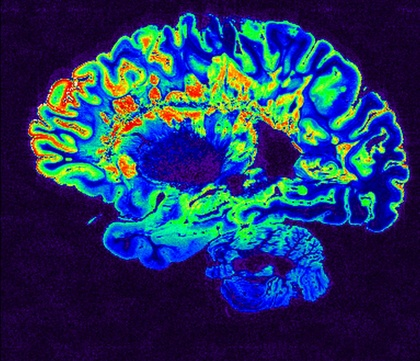
%> input picture FTDI_P5_SanchezGarzonLaura_RemuinanCidSara/MRI_pseudo_colored.jpg, 420 x 361 px, shrunk from 1024 x 879 before the run; the run also reads 1 picture not shown here
$ octave Practica_5.m   (GNU Octave 9; MATLAB toolbox functions it lacks are replaced by stand-ins)
%> lines starting %> are read from the running program, lines starting %| are printed output that depends on the picture
### FTDI_P5_SanchezGarzonLaura_RemuinanCidSara/calcular_energia.m
function energia=calcular_energia(f)
energia=sum(sum(f.*f));
end

### FTDI_P5_SanchezGarzonLaura_RemuinanCidSara/Practica_5.m
close all
clear all
clc

[ima, map] = imread('MRI_pseudo_colored.jpg');
%> ima is the input picture: size 361x420x3 uint8; mean R, G, B 34, 53.4, 97.9
%> map = []
ima=double(ima);
%> ima: size 361x420x3 double
matriz=[zeros(1,7);zeros(1,7);zeros(1,7);7,6,4,1,4,6,7;zeros(1,7);zeros(1,7);zeros(1,7)]/35;
ima_res1=imfilter(ima,matriz);
ima_res2=imfilter(ima,matriz');
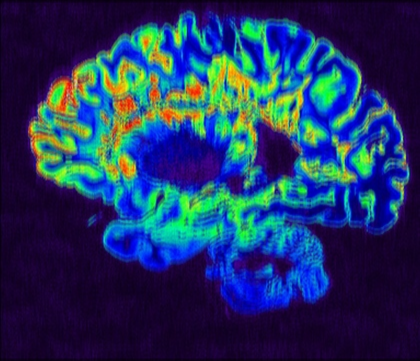
%> ima_res2: size 361x420x3 double; mean R, G, B 33.9, 53.4, 97.6
ima_res_sym=imfilter(ima,matriz,'symmetric');
ima_res_rep=imfilter(ima,matriz,'replicate');
ima_res_circ=imfilter(ima,matriz,'circular');

e_ima=calcular_energia(ima);
%> in calcular_energia, `energia = sum(sum(imagen .* imagen));`: energia = [505227900 1445388872 2145882786]
%> in calcular_energia, `energia = sum(energia(:));`: energia = 4096499558
%> e_ima = 4096499558
e_ima_res1=calcular_energia(ima);
%> e_ima_res1 = 4096499558
e_ima_res2=calcular_energia(ima);
%> e_ima_res2 = 4096499558
e_ima_res_sym=calcular_energia(ima_res_sym);
%> e_ima_res_sym = 3.78e+09
e_ima_res_rep=calcular_energia(ima_res_rep);
%> e_ima_res_rep = 3.78e+09
e_ima_res_circ=calcular_energia(ima_res_circ);
%> e_ima_res_circ = 3.78e+09

figure('Name', 'Aplicación de operadores locales lineales');
subplot(3,3,2); imshow(uint8(ima)); title(sprintf('Ima original; E=%g', e_ima)); colorbar;
subplot(3,3,4); imshow(uint8(ima_res1)); title(sprintf('Ima suav, X; E=%g', e_ima_res1)); colorbar;
subplot(3,3,6); imshow(uint8(ima_res2)); title(sprintf('Ima suavT, X; E=%g', e_ima_res2)); colorbar;
subplot(3,3,7); imshow(uint8(ima_res_sym)); title(sprintf('Im suav, sim; E=%g', e_ima_res_sym)); colorbar;
subplot(3,3,8); imshow(uint8(ima_res_rep)); title(sprintf('Ima suav, repl; E=%g', e_ima_res_rep)); colorbar;
subplot(3,3,9); imshow(uint8(ima_res_circ)); title(sprintf('Ima suav, circ; E=%g', e_ima_res_circ)); colorbar;

%% Filtros habituales
%% Suavizado con filtro de media
[ima, map] = imread('MRI_pseudo_colored.jpg');
ima=double(ima);
mask = [ones(1,3);ones(1,3);ones(1,3)]/9;
ima_res=imfilter(ima,mask);
r1 = double(ima_res(:,:,1));
g1 = double(ima_res(:,:,2));
b1 = double(ima_res(:,:,3));

r2 = double(ima(:,:,1));
g2 = double(ima(:,:,2));
b2 = double(ima(:,:,3));

rdif = (r1-r2).^2;
gdif = (g1-g2).^2;
bdif = (b1-b2).^2;

e_ima=calcular_energia(ima);
e_ima_res=calcular_energia(ima_res);
%> e_ima_res = 3.91e+09
e_ima_rdif=calcular_energia(rdif);
%> e_ima_rdif = 2.32e+10
e_ima_gdif=calcular_energia(gdif);
%> e_ima_gdif = 4.32e+10
e_ima_bdif=calcular_energia(bdif);
%> e_ima_bdif = 1.98e+10

figure('Name', 'Ejercicio 1: suavizado con filtro de media. Visualice la imagen original y la resultante tras aplicar el filtro');
subplot(2,1,1); imshow(uint8(ima)); title(sprintf('Ima original; E=%g', e_ima)); colorbar;
subplot(2,1,2); imshow(uint8(ima_res)); title(sprintf('Ima suav, X; E=%g', e_ima_res)); colorbar;

figure('Name', 'Ejercicio 1: suavizado con filtro de media. Imágenes diferencia (una por canal)');
subplot(1,3,1); imagesc(rdif); title(sprintf('Ima suavT, X; E=%g', e_ima_rdif)); colorbar;
subplot(1,3,2); imagesc(gdif); title(sprintf('Im suav, sim; E=%g', e_ima_gdif)); colorbar;
subplot(1,3,3); imagesc(bdif); title(sprintf('Ima suav, repl; E=%g', e_ima_bdif)); colorbar;

%% Comparación suavizado de imágenes
clc
close all
clear all

[ima, map] = imread('MRI_pseudo_colored.jpg');
ima=double(ima);

mask3=(1/9)*[ones(3,3)];
mask5=(1/25)*[ones(5,5)];
mask7=(1/49)*[ones(7,7)];

ima_res3=imfilter(ima,mask3);
ima_res5=imfilter(ima,mask5);
ima_res7=imfilter(ima,mask7);
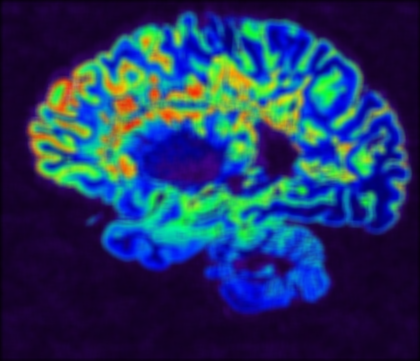
%> ima_res7: size 361x420x3 double; mean R, G, B 33.8, 53.4, 97.5

e_ima_res3=calcular_energia(ima_res3);
%> in calcular_energia, `energia=sum(sum(f.*f));`: energia = [457932237.5 1.35e+09 2.1e+09]
%> e_ima_res3 = [457932237.5 1.35e+09 2.1e+09]
e_ima_res5=calcular_energia(ima_res5);
%> e_ima_res5 = [420218018.5 1.27e+09 2.06e+09]
e_ima_res7=calcular_energia(ima_res7);
%> e_ima_res7 = [389261498.4 1.21e+09 2.02e+09]

figure('Name', 'comparación suavizado de imágenes');
subplot(1,3,1);imagesc(uint8(ima_res3));title(sprintf('Ima suavT, X; E=%g', e_ima_res3)); colorbar;
subplot(1,3,2);imagesc(uint8(ima_res5));title(sprintf('Ima suavT, X; E=%g', e_ima_res5)); colorbar;
subplot(1,3,3);imagesc(uint8(ima_res7));title(sprintf('Ima suavT, X; E=%g', e_ima_res7)); colorbar;
%> after `colorbar`:
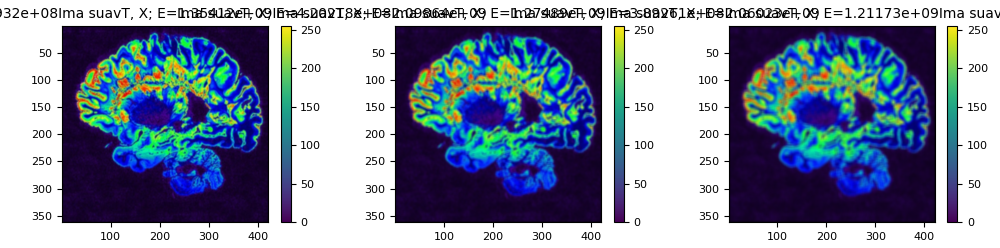
%> figure redrawn from the program's plot data, 3 panels

r1 = double(ima(:,:,1));
g1 = double(ima(:,:,2));
b1 = double(ima(:,:,3));

r23 = double(ima_res3(:,:,1));
g23 = double(ima_res3(:,:,2));
b23 = double(ima_res3(:,:,3));

r25 = double(ima_res5(:,:,1));
g25 = double(ima_res5(:,:,2));
b25 = double(ima_res5(:,:,3));

r27 = double(ima_res7(:,:,1));
g27 = double(ima_res7(:,:,2));
b27 = double(ima_res7(:,:,3));


rdif3 = (r1-r23).^2;
gdif3 = (g1-g23).^2;
bdif3 = (b1-b23).^2;

rdif5 = (r1-r25).^2;
gdif5 = (g1-g25).^2;
bdif5 = (b1-b25).^2;

rdif7 = (r1-r27).^2;
gdif7 = (g1-g27).^2;
bdif7 = (b1-b27).^2;
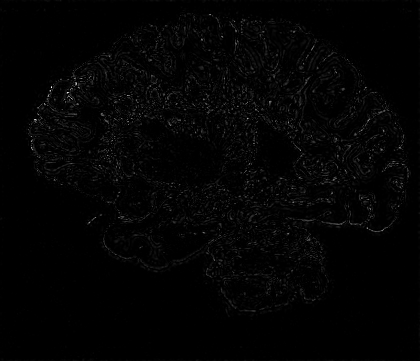
%> bdif7: size 361x420 double; min 0, max 24790.2, mean 370.5; drawn with min black and max white

e_ima_rdif3=calcular_energia(rdif3);
%> e_ima_rdif3 = 2.32e+10
e_ima_gdif3=calcular_energia(gdif3);
%> e_ima_gdif3 = 4.32e+10
e_ima_bdif3=calcular_energia(bdif3);
%> e_ima_bdif3 = 1.98e+10
e_ima_rdif5=calcular_energia(rdif5);
%> e_ima_rdif5 = 1.23e+11
e_ima_gdif5=calcular_energia(gdif5);
%> e_ima_gdif5 = 2.96e+11
e_ima_bdif5=calcular_energia(bdif5);
%> e_ima_bdif5 = 7.19e+10
e_ima_rdif7=calcular_energia(rdif7);
%> e_ima_rdif7 = 2.74e+11
e_ima_gdif7=calcular_energia(gdif7);
%> e_ima_gdif7 = 7.03e+11
e_ima_bdif7=calcular_energia(bdif7);
%> e_ima_bdif7 = 1.28e+11


figure('Name', 'Ejercicio 2: comparación suavizado de imágenes. Imágenes diferencia (una por canal)');
subplot(3,3,1); imagesc(rdif3); title(sprintf('Ima suavT, X; E=%g', e_ima_rdif3)); colorbar;
subplot(3,3,2); imagesc(gdif3); title(sprintf('Im suav, sim; E=%g', e_ima_gdif3)); colorbar;
subplot(3,3,3); imagesc(bdif3); title(sprintf('Ima suav, repl; E=%g', e_ima_bdif3)); colorbar;
subplot(3,3,4); imagesc(rdif5); title(sprintf('Ima suavT, X; E=%g', e_ima_rdif5)); colorbar;
subplot(3,3,5); imagesc(gdif5); title(sprintf('Im suav, sim; E=%g', e_ima_gdif5)); colorbar;
subplot(3,3,6); imagesc(bdif5); title(sprintf('Ima suav, repl; E=%g', e_ima_bdif5)); colorbar;
subplot(3,3,7); imagesc(rdif7); title(sprintf('Ima suavT, X; E=%g', e_ima_rdif7)); colorbar;
subplot(3,3,8); imagesc(gdif7); title(sprintf('Im suav, sim; E=%g', e_ima_gdif7)); colorbar;
subplot(3,3,9); imagesc(bdif7); title(sprintf('Ima suav, repl; E=%g', e_ima_bdif7)); colorbar;

%% Utilización de filtros binomiales
clc
close all
clear all

[ima, map] = imread('MRI_pseudo_colored.jpg');
ima=double(ima);

ima_res3bi=imfilter_binomial(ima,3);
ima_res5bi=imfilter_binomial(ima,5);
ima_res7bi=imfilter_binomial(ima,7);
%> call 3 of imfilter_binomial, with orden = 7
%> in imfilter_binomial (call 3), `ima_res = imfilter(ima,W);`:
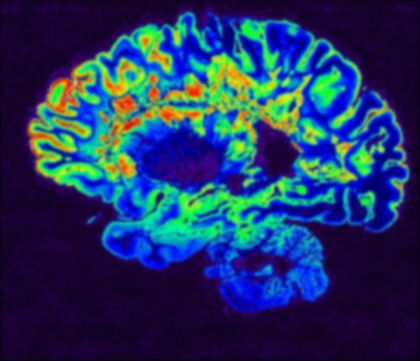
%> ima_res: size 361x420x3 double; mean R, G, B 33.9, 53.4, 97.7; mean of the top-left, top-right, bottom-left and bottom-right quarters 75.8, 75.5, 42.7, 52.8

e_ima_res3bi=calcular_energia(ima_res3bi);
%> e_ima_res3bi = [455485886 1.35e+09 2.1e+09]
e_ima_res5bi=calcular_energia(ima_res5bi);
%> e_ima_res5bi = [439519050.9 1.32e+09 2.08e+09]
e_ima_res7bi=calcular_energia(ima_res7bi);
%> e_ima_res7bi = [427318849.4 1.29e+09 2.07e+09]

figure('Name', 'comparación suavizado de imágenes. Filtro binomial.');
subplot(1,3,1);imagesc(uint8(ima_res3bi));title(sprintf('Ima suavT, X; E=%g', e_ima_res3bi)); colorbar;
subplot(1,3,2);imagesc(uint8(ima_res5bi));title(sprintf('Ima suavT, X; E=%g', e_ima_res5bi)); colorbar;
subplot(1,3,3);imagesc(uint8(ima_res7bi));title(sprintf('Ima suavT, X; E=%g', e_ima_res7bi)); colorbar;

r1 = double(ima(:,:,1));
g1 = double(ima(:,:,2));
b1 = double(ima(:,:,3));

r23bi = double(ima_res3bi(:,:,1));
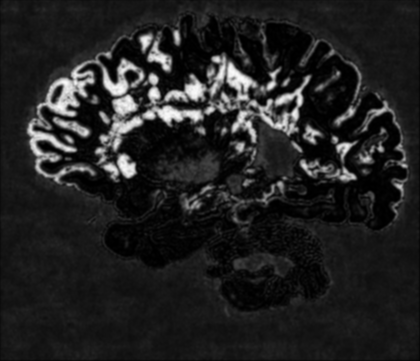
%> r23bi: size 361x420 double; min 0, max 251.9, mean 33.9
g23bi = double(ima_res3bi(:,:,2));
b23bi = double(ima_res3bi(:,:,3));
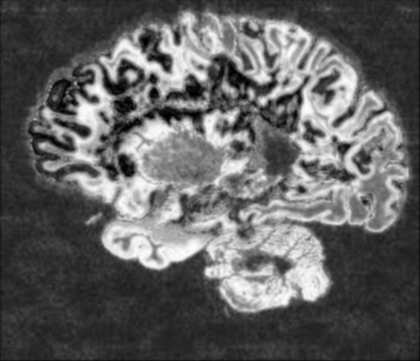
%> b23bi: size 361x420 double; min 0.375, max 253.2, mean 97.7

r25bi = double(ima_res5bi(:,:,1));
g25bi = double(ima_res5bi(:,:,2));
b25bi = double(ima_res5bi(:,:,3));

r27bi = double(ima_res7bi(:,:,1));
g27bi = double(ima_res7bi(:,:,2));
b27bi = double(ima_res7bi(:,:,3));


rdif3bi = (r1-r23bi).^2;
gdif3bi = (g1-g23bi).^2;
bdif3bi = (b1-b23bi).^2;

rdif5bi = (r1-r25bi).^2;
gdif5bi = (g1-g25bi).^2;
bdif5bi = (b1-b25bi).^2;

rdif7bi = (r1-r27bi).^2;
gdif7bi = (g1-g27bi).^2;
bdif7bi = (b1-b27bi).^2;

e_ima_rdif3bi=calcular_energia(rdif3bi);
%> e_ima_rdif3bi = 6.96e+10
e_ima_gdif3bi=calcular_energia(gdif3bi);
%> e_ima_gdif3bi = 1.62e+11
e_ima_bdif3bi=calcular_energia(bdif3bi);
%> e_ima_bdif3bi = 4.11e+10
e_ima_rdif5bi=calcular_energia(rdif5bi);
%> e_ima_rdif5bi = 9.11e+10
e_ima_gdif5bi=calcular_energia(gdif5bi);
%> e_ima_gdif5bi = 2.14e+11
e_ima_bdif5bi=calcular_energia(bdif5bi);
%> e_ima_bdif5bi = 5.31e+10
e_ima_rdif7bi=calcular_energia(rdif7bi);
%> e_ima_rdif7bi = 1.15e+11
e_ima_gdif7bi=calcular_energia(gdif7bi);
%> e_ima_gdif7bi = 2.75e+11
e_ima_bdif7bi=calcular_energia(bdif7bi);
%> e_ima_bdif7bi = 6.5e+10


figure('Name', 'Ejercicio 2: comparación suavizado de imágenes. Filtro binomial. Imágenes diferencia (una por canal)');
subplot(3,3,1); imagesc(rdif3bi); title(sprintf('Ima suavT, X; E=%g', e_ima_rdif3bi)); colorbar;
subplot(3,3,2); imagesc(gdif3bi); title(sprintf('Im suav, sim; E=%g', e_ima_gdif3bi)); colorbar;
subplot(3,3,3); imagesc(bdif3bi); title(sprintf('Ima suav, repl; E=%g', e_ima_bdif3bi)); colorbar;
subplot(3,3,4); imagesc(rdif5bi); title(sprintf('Ima suavT, X; E=%g', e_ima_rdif5bi)); colorbar;
subplot(3,3,5); imagesc(gdif5bi); title(sprintf('Im suav, sim; E=%g', e_ima_gdif5bi)); colorbar;
subplot(3,3,6); imagesc(bdif5bi); title(sprintf('Ima suav, repl; E=%g', e_ima_bdif5bi)); colorbar;
subplot(3,3,7); imagesc(rdif7bi); title(sprintf('Ima suavT, X; E=%g', e_ima_rdif7bi)); colorbar;
subplot(3,3,8); imagesc(gdif7bi); title(sprintf('Im suav, sim; E=%g', e_ima_gdif7bi)); colorbar;
subplot(3,3,9); imagesc(bdif7bi); title(sprintf('Ima suav, repl; E=%g', e_ima_bdif7bi)); colorbar;

%% Extracción de bordes
% Lea la imagen ‘Hernia_disco.jpg4. Obtenga los bordes de la imagen utilizando los filtros de Prewitt
% 3x3. Primero debe calcular el gradiente en la dirección x e y. Posteriormente obtenga la intensidad de bordes
% total combinando ambos gradientes. Visualice la imagen original, las imágenes de intensidad de los
% gradientes calculados y la imagen de intensidad de bordes total.
% Se recomienda representar las imágenes de gradiente y bordes con imagesc y un mapa de colores en
% escala de grises. Para ello, utilice la instrucción colormap(gray) antes o después de la instrucción imagesc.
% Opere siempre con las imágenes de tipo double. Calcule el gradiente G total como:
% G =sqrt(Gx.^2 + Gy.^2) % Gx Gradiente en x / Gy Gradiente en y
%% Prewitt
clc
close all
clear all

[I,map]=imread("Hernia_disco.jpg");
%I=double(I);
Prewsd=[1 1 1; 0 0 0; -1 -1 -1]/6;%Prewsd=double(Prewsd);
PreswdT=[-1 0 1; -1 0 1; -1 0 1]/6;%PreswdT=double(PreswdT);

% Sea I la imagen a filtrar y s y s2 los filtros de contornos, la intensidad de borde se calcula como el
% módulo de las dos componentes:
FX=imfilter(I,Prewsd);FX=double(FX);
FY=imfilter(I,PreswdT);FY=double(FY);
F=sqrt(FX.^2 + FY.^2);

e_F=calcular_energia(F);
%> e_F = 4203198
e_FX=calcular_energia(FX);
%> e_FX = 751896
e_FY=calcular_energia(FY);
%> e_FY = 3451302

figure('Name', 'Ejercicio 3: Extracción de bordes. Prewitt');
subplot(1,3,1); colormap(gray);imagesc(uint8(F)); title(sprintf('Ima suavT, X; E=%g', e_F)); colorbar;
subplot(1,3,2); colormap(gray);imagesc(uint8(FX)); title(sprintf('Im suav, sim; E=%g', e_FX)); colorbar;
subplot(1,3,3); colormap(gray);imagesc(uint8(FY)); title(sprintf('Ima suav, repl; E=%g', e_FY)); colorbar;

%% Sobel
clc
close all
clear all

[I,map]=imread("Hernia_disco.jpg");
I=double(I);
Sobeld=[1 2 1; 0 0 0; -1 -2 -1]/8;Sobeld=double(Sobeld);
SobeldT=[-1 0 1; -2 0 2; -1 0 1]/8;SobeldT=double(SobeldT);

% Sea I la imagen a filtrar y s y s2 los filtros de contornos, la intensidad de borde se calcula como el
% módulo de las dos componentes:
FX=imfilter(I,Sobeld);FX=double(FX);
FY=imfilter(I,SobeldT);FY=double(FY);
F=sqrt(FX.^2 + FY.^2);

e_F=calcular_energia(F);
%> e_F = 9474219.4
e_FX=calcular_energia(FX);
%> e_FX = 1627357.1
e_FY=calcular_energia(FY);
%> e_FY = 7846862.4

figure('Name', 'Ejercicio 4: Extracción de bordes. Sobel');
subplot(1,3,1); colormap(gray);imagesc(uint8(F)); title(sprintf('Ima suavT, X; E=%g', e_F)); colorbar;
subplot(1,3,2); colormap(gray);imagesc(uint8(FX)); title(sprintf('Im suav, sim; E=%g', e_FX)); colorbar;
subplot(1,3,3); colormap(gray);imagesc(uint8(FY)); title(sprintf('Ima suav, repl; E=%g', e_FY)); colorbar;

%% Roberts
clc
close all
clear all

[I,map]=imread("Hernia_disco.jpg");
I=double(I);
Robertsd=[1 0; 0 -1];Robertsd=double(Robertsd);
RobertsdT=[0 1; -1 0];RobertsdT=double(RobertsdT);

% Sea I la imagen a filtrar y s y s2 los filtros de contornos, la intensidad de borde se calcula como el
% módulo de las dos componentes:
FX=imfilter(I,Robertsd);FX=double(FX);
FY=imfilter(I,RobertsdT);FY=double(FY);
F=sqrt(FX.^2 + FY.^2);

e_F=calcular_energia(F);
%> e_F = 30516815
e_FX=calcular_energia(FX);
%> e_FX = 15225721
e_FY=calcular_energia(FY);
%> e_FY = 15291094

figure('Name', 'Ejercicio 4: Extracción de bordes. Roberts');
subplot(1,3,1); colormap(gray);imagesc(uint8(F)); title(sprintf('Ima suavT, X; E=%g', e_F)); colorbar;
subplot(1,3,2); colormap(gray);imagesc(uint8(FX)); title(sprintf('Im suav, sim; E=%g', e_FX)); colorbar;
subplot(1,3,3); colormap(gray);imagesc(uint8(FY)); title(sprintf('Ima suav, repl; E=%g', e_FY)); colorbar;


function energia = calcular_energia(imagen)

imagen=double(imagen); % para evitar desbordamientos en caso de unit, logical, ...
energia = sum(sum(imagen .* imagen));

% Si la imagen tiene múltiples canales (por ejemplo, RGB), sumar las energías de cada canal
if size(imagen, 3) > 1
    energia = sum(energia(:));
end

end


function ima_res=imfilter_binomial(ima,orden)

triang = cell(1,orden);

triang{1} = [1 1];

for i=2:orden
    v_ant = triang{i-1};
    v=ones(1, i+1);
    v(1)=1;
    v(end)=1;
    for j=2:length(v)-1
        v(j)=v_ant(j-1) + v_ant(j);
    end
    triang{i}=v;
end

v= triang{orden};

% Mascara del filtro
v=double(v);
W = v'*v;

% Normalizacion
C = sum(sum(W));
W = W * (1/C);

% Filtrado
ima_res = imfilter(ima,W);
end
